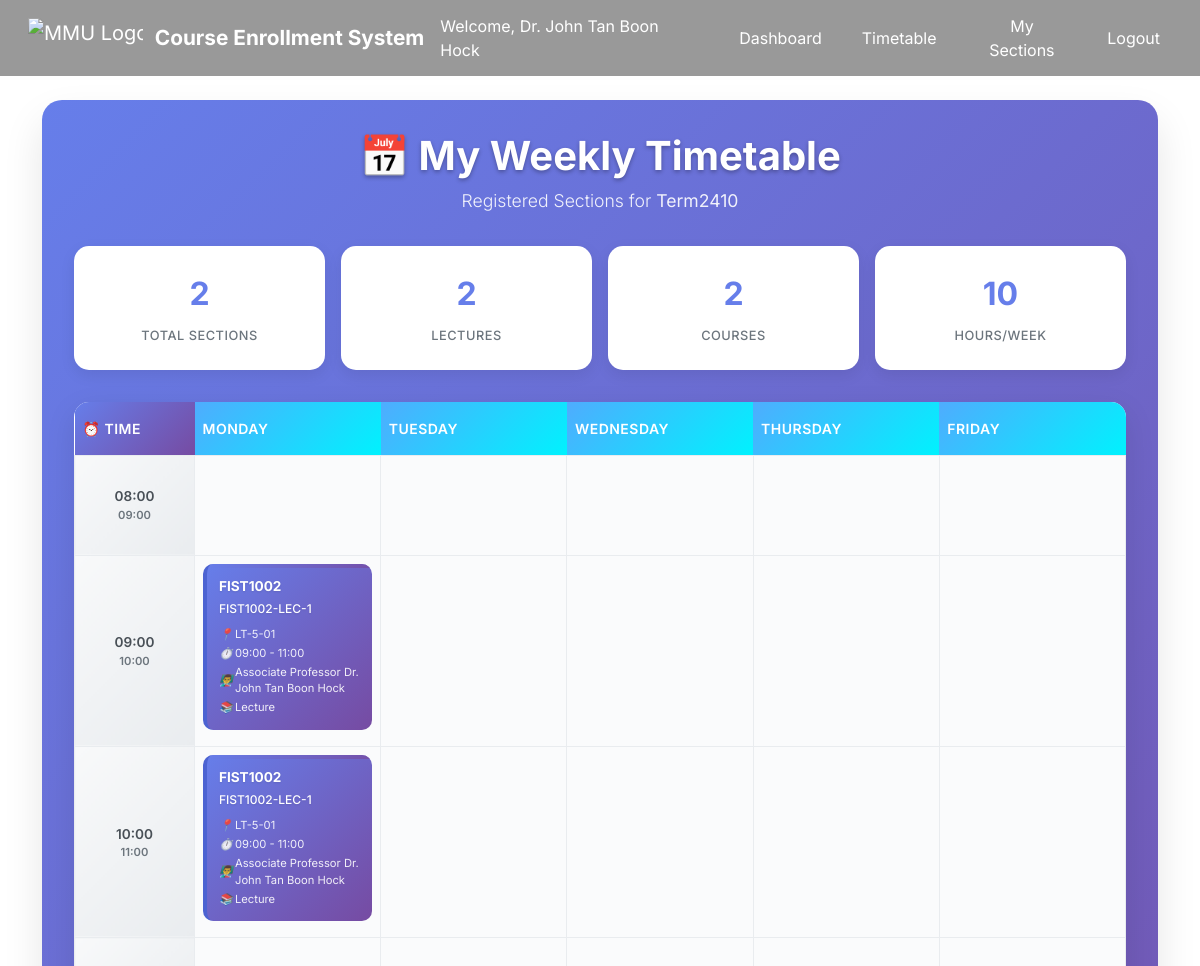
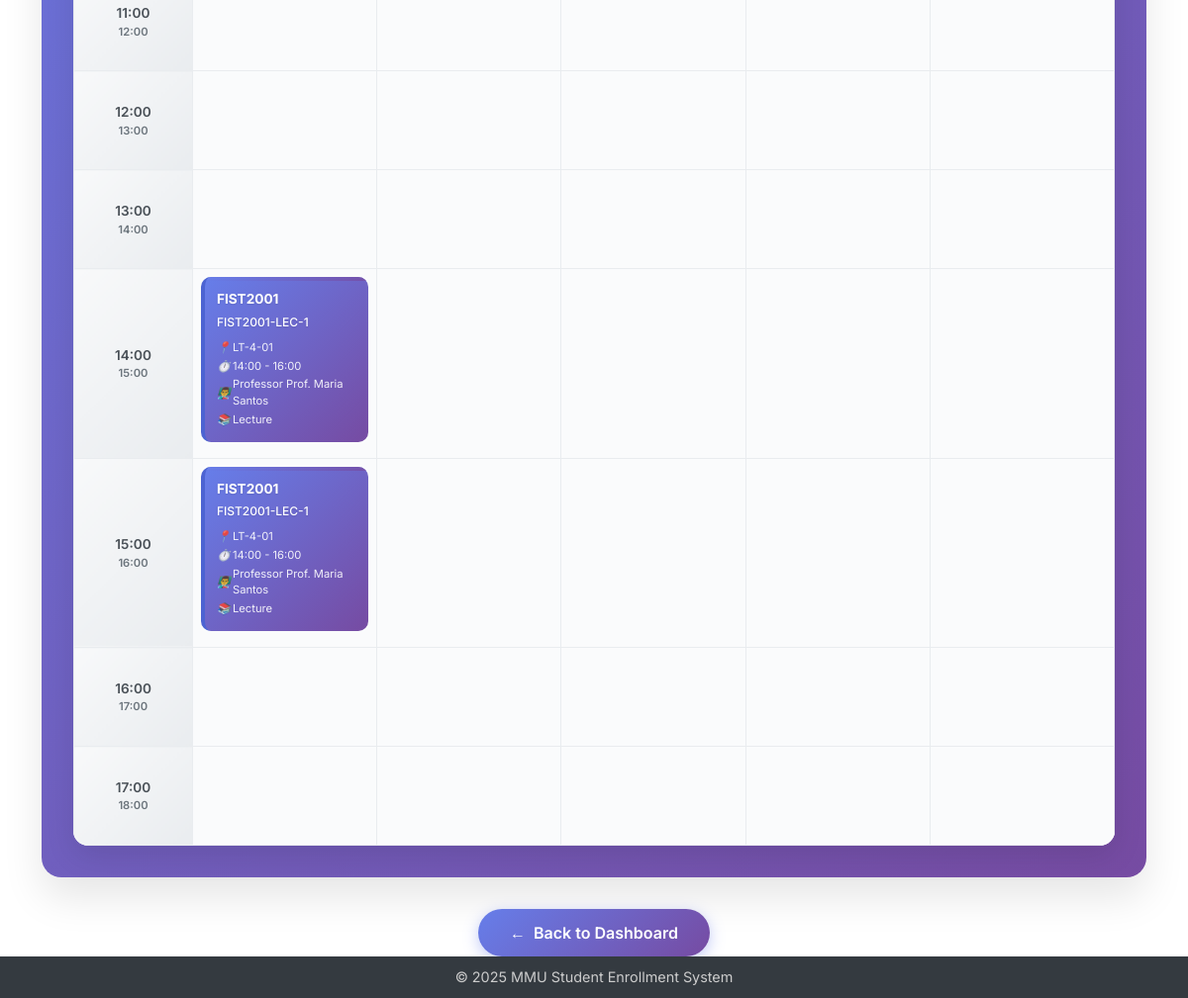
Screenshot of /timetable (signed in) with the database file from the repository (2 pictures, top to bottom).
### app/models.py (models this page shows, shortened)
class Instructor(UserMixin, db.Model):
    id = db.Column(db.Integer, primary_key=True)
    name = db.Column(db.String(128), nullable=False)
    email = db.Column(db.String(128), unique=True, nullable=False)
    password_hash = db.Column(db.String(128))
    title = db.Column(db.String(64))
    department = db.Column(db.String(128))
    office = db.Column(db.String(128))
    phone = db.Column(db.String(32))
    biography = db.Column(db.Text)
    profile_pic = db.Column(db.String(128))
    @property
    def is_instructor(self):
        return True
    @property
    def is_admin(self):
        return False
    @property
    def is_student(self):
        return False

class SystemSetting(db.Model):
    id = db.Column(db.Integer, primary_key=True)
    key = db.Column(db.String(64), unique=True, nullable=False)
    value = db.Column(db.String(128), nullable=False)

class Section(db.Model):
    id = db.Column(db.Integer, primary_key=True)
    course_id = db.Column(db.Integer, db.ForeignKey('course.id'), nullable=False)
    name = db.Column(db.String(20), nullable=False)
    type = db.Column(db.String(20), nullable=False)
    location = db.Column(db.String(128), nullable=False)    # ✅ 加这个
    day = db.Column(db.String(20), nullable=False)
    start_time = db.Column(db.Time, nullable=False)         # ✅ 建议用标准时间类型
    end_time = db.Column(db.Time, nullable=False)
    quota = db.Column(db.Integer, nullable=False)
    instructor_id = db.Column(db.Integer, db.ForeignKey("instructor.id"))
    instructor = db.relationship('Instructor', backref='sections')
    course = db.relationship("Course", back_populates="sections")
    enrollments = db.relationship("Enrollment", back_populates="section", cascade="all, delete")

class Course(db.Model):
    id = db.Column(db.Integer, primary_key=True)
    course_code = db.Column(db.String(10), unique=True)
    course_name = db.Column(db.String(128))
    description = db.Column(db.Text)
    credits = db.Column(db.Integer)
    semester = db.Column(db.String(64))
    department = db.Column(db.String(64))
    prerequisite_id = db.Column(db.Integer, db.ForeignKey('course.id'))
    prerequisite = db.relationship("Course", remote_side=[id])
    enrollments = db.relationship('Enrollment', backref='course', lazy=True)
    sections = db.relationship('Section', back_populates='course', cascade='all, delete')

### app/routes/student.py (the view)
@student_bp.route("/timetable")
@login_required
def timetable():
    student_id = current_user.id
    setting = SystemSetting.query.filter_by(key="open_semester").first()
    open_semester = setting.value if setting else "Term2410"
    sections = db.session.query(Section).join(Enrollment).join(Section.course).filter(
        Enrollment.student_id == student_id,
        Course.semester == open_semester
    ).all()
    return render_template("student/timetable.html", sections=sections, open_semester=open_semester)

### app/templates/student/timetable.html (shortened to what this page needs)
{% extends "base.html" %}
{% block content %}
<div class="timetable-container">
    <div class="timetable-header">
        <h1 class="timetable-title">📅 My Weekly Timetable</h1>
        <p class="semester-info">Registered Sections for <strong>{{ open_semester }}</strong></p>
    </div>
    <div class="stats-container">
        <div class="stat-card">
            <div class="stat-number">{{ sections|length }}</div>
            <div class="stat-label">Total Sections</div>
        </div>
        <div class="stat-card">
            <div class="stat-number">{{ sections|selectattr('type', 'equalto', 'Lecture')|list|length }}</div>
            <div class="stat-label">Lectures</div>
        </div>
        <div class="stat-card">
            <div class="stat-number">{{ sections|map(attribute='course.course_code')|unique|list|length }}</div>
            <div class="stat-label">Courses</div>
        </div>
        <div class="stat-card">
            <div class="stat-number">{{ ((sections|sum(attribute='end_time.hour') - sections|sum(attribute='start_time.hour')) / sections|length * 5)|round|int }}</div>
            <div class="stat-label">Hours/Week</div>
        </div>
    </div>
    <div class="timetable-wrapper">
        <table class="timetable">
            <thead>
                <tr>
                    <th style="width: 120px;">⏰ Time</th>
                    {% for day in ['Monday', 'Tuesday', 'Wednesday', 'Thursday', 'Friday'] %}
                        <th>{{ day }}</th>
                    {% endfor %}
                </tr>
            </thead>
            {% set cell_map = {} %}
            {% for s in sections %}
                {% for h in range(s.start_time.hour, s.end_time.hour) %}
                    {% set cell_key = (s.day, h) %}
                    {% if cell_map.get(cell_key) %}
                        {% set _ = cell_map[cell_key].append(s) %}
                    {% else %}
                        {% set _ = cell_map.update({cell_key: [s]}) %}
                    {% endif %}
                {% endfor %}
            {% endfor %}
            <tbody>
                {% for hour in range(8, 18) %}
                <tr>
                    <td>
                        <div class="time-slot">{{ "%02d:00" % hour }}</div>
                        <div style="font-size: 0.7rem; color: #6c757d;">{{ "%02d:00" % (hour + 1) }}</div>
                    </td>
                    {% for day in ['Monday', 'Tuesday', 'Wednesday', 'Thursday', 'Friday'] %}
                    <td>
                        {% set key = (day, hour) %}
                        {% for s in cell_map.get(key, []) %}
                        {% if s.type.lower() == "lecture" %}
                            {% set block_class = "course-lecture" %}
                        {% elif s.type.lower() == "lab" %}
                            {% set block_class = "course-lab" %}
                        {% elif s.type.lower() == "tutorial" %}
                            {% set block_class = "course-tutorial" %}
                        {% else %}
                            {% set block_class = "course-other" %}
                        {% endif %}
                        <div class="course-block {{ block_class }}" title="{{ s.course.course_code }} - {{ s.name }}">
                            <div class="course-code">{{ s.course.course_code }}</div>
                            <div class="course-code" style="font-weight: 500; font-size: 0.75rem; margin-bottom: 0.5rem;">{{ s.name }}</div>
                            <div class="course-meta">
                                <i>📍</i>
                                <span>{{ s.location }}</span>
                            </div>
                            <div class="course-meta">
                                <i>⏱️</i>
                                <span>{{ s.start_time.strftime('%H:%M') }} - {{ s.end_time.strftime('%H:%M') }}</span>
                            </div>
                            {% if s.instructor %}
                            <div class="course-meta">
                                <i>👨‍🏫</i>
                                <span>{{ s.instructor.title }} {{ s.instructor.name }}</span>
                            </div>
                            {% endif %}
                            <div class="course-meta">
                                <i>📚</i>
                                <span>{{ s.type }}</span>
                            </div>
                        </div>
                        {% endfor %}
                    </td>
                    {% endfor %}
                </tr>
                {% endfor %}
            </tbody>
        </table>
    </div>
</div>
<div class="text-center">
    <a href="{{ url_for('student.dashboard') }}" class="back-button">
        <i>←</i>
        <span>Back to Dashboard</span>
    </a>
</div>
{% endblock %}

### app/templates/base.html (shortened to what this page needs)
<!DOCTYPE html>
<html lang="en">
<head>
  {% block head %}
  <link href="https://cdn.jsdelivr.net/npm/bootstrap@5.3.0/dist/css/bootstrap.min.css" rel="stylesheet">
  {% endblock %}
</head>
<body>
<nav id="navbar" class="navbar navbar-expand-lg navbar-dark navbar-transparent fixed-top px-3" style="background-color: rgba(0,0,0,0.4);">
  <div class="container-fluid">
    <a class="navbar-brand d-flex align-items-center" href="{{ url_for('shared.index') }}">
      <img src="{{ url_for('static', filename='image/Multimedia_University_secondary_logo_2020.png') }}" alt="MMU Logo">
      <span>Course Enrollment System</span>
    </a>
    <div class="ms-auto d-flex align-items-center">
            {% if current_user.is_authenticated %}
        <span class="text-white me-3">
          Welcome,
          {% if current_user.is_admin %}
            {{ current_user.username }}
          {% elif current_user.is_student %}
            {{ current_user.name }}
          {% elif current_user.is_instructor %}
            {{ current_user.name }}
          {% endif %}
        </span>
        {% if current_user.is_admin %}
          <a class="btn btn-nav" href="{{ url_for('admin.admin_dashboard') }}">Dashboard</a>
          <a class="btn btn-nav" href="{{ url_for('admin.admin_all_students') }}">All Students</a>
          <a class="btn btn-nav" href="{{ url_for('admin.admin_credit_transfer') }}">Manage Credit Transfers</a>
          <a class="btn btn-nav" href="{{ url_for('admin.admin_instructor_list') }}">Manage Instructors</a>
          <a class="btn btn-nav" href="{{ url_for('admin.admin_reports') }}">Reports</a>
          <a class="btn btn-nav" href="{{ url_for('admin.admin_logout') }}">Logout</a>
        {% elif current_user.is_student %}
          <a class="btn btn-nav" href="{{ url_for('student.dashboard') }}">Dashboard</a>
          <a class="btn btn-nav" href="{{ url_for('student.profile') }}">My Profile</a>
          <a class="btn btn-nav" href="{{ url_for('student.finance') }}">Finance</a>
          <a class="btn btn-nav" href="{{ url_for('shared.logout') }}">Logout</a>
        {% elif current_user.is_instructor %}
          <a class="btn btn-nav" href="{{ url_for('instructor.dashboard') }}">Dashboard</a>
          <a class="btn btn-nav" href="{{ url_for('instructor.timetable') }}">Timetable</a>
          <a class="btn btn-nav" href="{{ url_for('instructor.sections') }}">My Sections</a>
          <a class="btn btn-nav" href="{{ url_for('shared.logout') }}">Logout</a>
        {% endif %}
      {% endif %}
    </div>
  </div>
</nav>
<main class="{% if request.endpoint == 'shared.index' %}{% else %}container{% endif %}" style="padding-top: 100px;">
  {% block content %}{% endblock %}
</main>
<footer>
  © 2025 MMU Student Enrollment System
</footer>
</body>
</html>

### app/templates/base.html (style rules this page uses)
body { margin: 0; padding: 0; min-height: 100vh; display: flex; flex-direction: column; font-family: 'Inter', sans-serif; background-color: transparent; }
main { flex: 1; }
footer { background: #343a40; color: #ccc; text-align: center; padding: 10px 0; font-size: 0.9rem; }
.navbar-transparent { background-color: rgba(0, 0, 0, 0.4) !important; backdrop-filter: blur(2px); -webkit-backdrop-filter: blur(2px); box-shadow: none !important; border: none !important; }
.navbar-brand img { height: 40px; margin-right: 12px; }
.navbar-brand span { color: white; font-size: 1.3rem; font-weight: bold; }
.btn-nav { background: transparent; color: white; border: none; font-size: 1rem; margin-left: 1rem; }

### app/templates/student/timetable.html (style rules this page uses)
.timetable-container { background: linear-gradient(135deg, #667eea 0%, #764ba2 100%); border-radius: 20px; padding: 2rem; margin-bottom: 2rem; box-shadow: 0 20px 40px rgba(0,0,0,0.1); }
.timetable-header { text-align: center; color: white; margin-bottom: 2rem; }
.timetable-title { font-size: 2.5rem; font-weight: 700; margin-bottom: 0.5rem; text-shadow: 0 2px 4px rgba(0,0,0,0.3); }
.semester-info { font-size: 1.1rem; opacity: 0.9; font-weight: 300; }
.timetable-wrapper { background: white; border-radius: 15px; overflow: hidden; box-shadow: 0 10px 30px rgba(0,0,0,0.1); }
table.timetable { table-layout: fixed; width: 100%; border-collapse: collapse; font-size: 0.875rem; margin: 0; }
table.timetable th { background: linear-gradient(135deg, #4facfe 0%, #00f2fe 100%); color: white; padding: 1rem 0.5rem; font-weight: 600; text-transform: uppercase; letter-spacing: 0.5px; border: none; position: relative; }
table.timetable th:first-child { background: linear-gradient(135deg, #667eea 0%, #764ba2 100%); }
table.timetable td { border: 1px solid #e9ecef; padding: 0.5rem; vertical-align: top; height: 100px; background: #fafbfc; transition: all 0.3s ease; }
table.timetable td:first-child { background: linear-gradient(135deg, #f8f9fa 0%, #e9ecef 100%); font-weight: 600; color: #495057; text-align: center; vertical-align: middle; }
.course-block { border-radius: 10px; padding: 0.75rem; font-size: 0.8rem; text-align: left; margin-bottom: 0.5rem; position: relative; overflow: hidden; transition: all 0.3s ease; cursor: pointer; }
.course-block::before { content: ''; position: absolute; top: 0; left: 0; right: 0; height: 4px; background: inherit; opacity: 0.8; }
.course-lecture { background: linear-gradient(135deg, #667eea 0%, #764ba2 100%); color: white; border-left: 4px solid #4c63d2; }
.course-code { font-weight: 700; font-size: 0.85rem; margin-bottom: 0.25rem; text-shadow: 0 1px 2px rgba(0,0,0,0.1); }
.course-meta { font-size: 0.7rem; opacity: 0.9; margin: 0.125rem 0; display: flex; align-items: center; gap: 0.25rem; }
.course-meta i { width: 12px; text-align: center; }
.time-slot { font-size: 0.85rem; font-weight: 600; color: #495057; }
.back-button { background: linear-gradient(135deg, #667eea 0%, #764ba2 100%); border: none; color: white; padding: 0.75rem 2rem; border-radius: 50px; font-weight: 600; text-decoration: none; display: inline-flex; align-items: center; gap: 0.5rem; transition: all 0.3s ease; box-shadow: 0 4px 15px rgba(102, 126, 234, 0.4); }
.stats-container { display: grid; grid-template-columns: repeat(auto-fit, minmax(200px, 1fr)); gap: 1rem; margin-bottom: 2rem; }
.stat-card { background: white; border-radius: 15px; padding: 1.5rem; text-align: center; box-shadow: 0 5px 15px rgba(0,0,0,0.08); transition: all 0.3s ease; }
.stat-number { font-size: 2rem; font-weight: 700; color: #667eea; margin-bottom: 0.5rem; }
.stat-label { color: #6c757d; font-weight: 500; text-transform: uppercase; letter-spacing: 0.5px; font-size: 0.8rem; }
.timetable-container { animation: fadeInUp 0.8s ease-out; }
.course-block { animation: fadeInUp 0.6s ease-out; animation-fill-mode: both; }
.course-block:nth-child(1) { animation-delay: 0.1s; }

### rows the page displays
Instructor: name "Dr. John Tan Boon Hock"
SystemSetting: value "Term2410"
Section: course.course_code "FIST1002", name "FIST1002-LEC-1", location "LT-5-01", start_time "09:00", end_time "11:00", instructor "Associate Professor", instructor.name "Dr. John Tan Boon Hock", type "Lecture"
Section: course.course_code "FIST2001", name "FIST2001-LEC-1", location "LT-4-01", start_time "14:00", end_time "16:00", instructor "Professor", instructor.name "Prof. Maria Santos", type "Lecture"

### other values shown
{{ sections|length }} "2"
{{ sections|selectattr('type', 'equalto', 'Lecture')|list|length }} "2"
{{ sections|map(attribute='course.course_code')|unique|list|length }} "2"
{{ day }} "MONDAY" "TUESDAY" "WEDNESDAY" "THURSDAY" "FRIDAY"
{{ "%02d:00" % hour }} "08:00" "09:00" "10:00" "11:00" "12:00" "13:00" "14:00" "15:00" "16:00" "17:00"
{{ "%02d:00" % (hour + 1) }} "09:00" "10:00" "11:00" "12:00" "13:00" "14:00" "15:00" "16:00" "17:00" "18:00"
